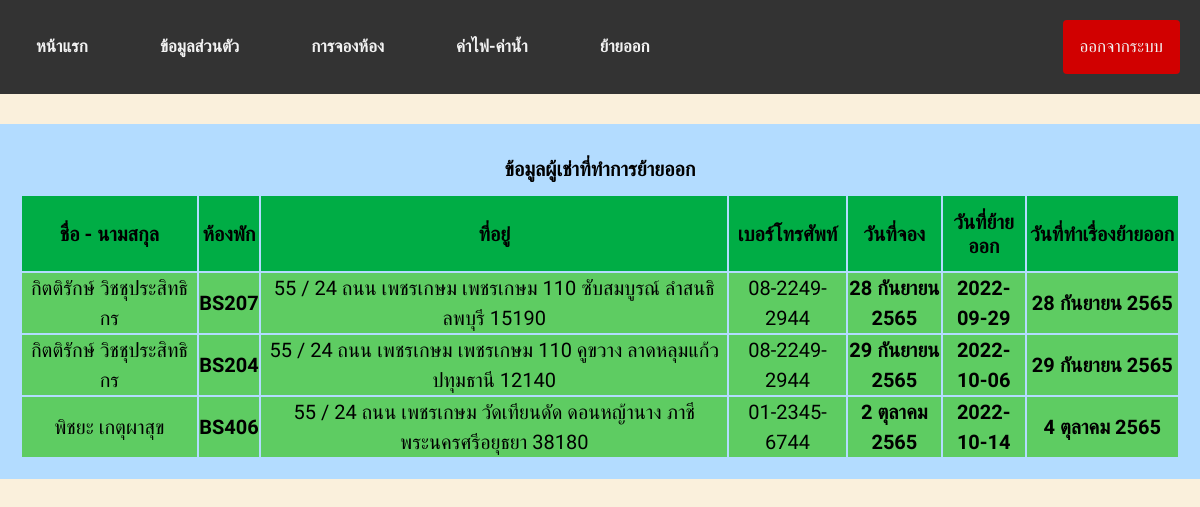
The app's page /info_user_outbydamin.php (signed in) with its own data.
### tables this page shows
CREATE TABLE `user_info` (
  `id` int(100) NOT NULL,
  `name` varchar(100) NOT NULL,
  `IDcard` varchar(100) NOT NULL,
  `address` varchar(300) NOT NULL,
  `email` varchar(100) NOT NULL,
  `password` varchar(100) NOT NULL,
  `TEL` varchar(100) NOT NULL,
  `Class` varchar(100) NOT NULL,
  `type` varchar(100) NOT NULL,
  `mdy` date NOT NULL,
  `reserve` varchar(100) NOT NULL,
  `mdy_out` date NOT NULL,
  `notify_out` varchar(100) NOT NULL
);

### info_user_outbydamin.php (the view, shortened to what this page needs)
<!DOCTYPE html>
<html lang="en">
<head>
    <link rel="stylesheet" href="https://cdnjs.cloudflare.com/ajax/libs/font-awesome/6.1.2/css/all.min.css" />
    <link rel="stylesheet" href="style.css">
	<link rel="stylesheet" href="https://use.fontawesome.com/releases/v5.4.1/css/all.css">
</head>
<?php
     include 'config.php';
     $id = $_SESSION['id'];
     $query = "select * from user_info where Class = 'Out'";
     $run = mysqli_query($conn,$query);
?>
<body>
<div class="topnav">
  <a href="Admin_info.php">หน้าแรก</a>
  <a href="infouser_admin.php">ข้อมูลส่วนตัว</a>
  <a href="room_type.php">การจองห้อง</a>
  <a href="cost_byadmin.php">ค่าไฟ-ค่าน้ำ</a>
  <a href="info_user_outbydamin.php">ย้ายออก</a>
  <a style="float:right" href="login.php?logout=<?php echo $id; ?>" onclick="return confirm('คุณต้องการออกจากระบบหรือไม่ ?');" class="btnbackid">ออกจากระบบ</a>
</div>
     <div class="contentEditbyadmin">
     <h1>ข้อมูลผู้เช่าที่ทำการย้ายออก</h1>
   <?php
			echo "<table  align='center' width='100%' border ='0'>";
			echo "<tr align='center' bgcolor='#00ad45'><td><h1>ชื่อ - นามสกุล</h1></td><td><h1>ห้องพัก</h1></td><td><h1>ที่อยู่</h1></td><td><h1>เบอร์โทรศัพท์</h1></td><td><h1>วันที่จอง</h1></td><td><h1>วันที่ย้ายออก</h1></td><td><h1>วันที่ทำเรื่องย้ายออก</h1></td></td>";
         if ($num = mysqli_num_rows($run)) {
              while ($result = mysqli_fetch_assoc($run)) {
                   echo "
                        <tr bgcolor='#5ecc62'>
                             <td style='font-size: 20px;' width='15%'><p>".$result['name']."</p></td>
                             <td style='font-size: 20px;' width='5%'><p><b>".$result['type']."</b></p></td>
                             <td style='font-size: 20px;' width='40%'><p>".$result['address']."</p></td>
                             <td style='font-size: 20px;' width='10%'><p>".$result['TEL']."</p></td>
                             <td style='font-size: 20px;' width='8%'><p><b>".$result['reserve']."</b></p></td>
                             <td style='font-size: 20px;' width='7%'><p><b>".$result['mdy_out']."</b></p></td>
                             <td style='font-size: 20px;' width='13%'><p><b>".$result['notify_out']."</b></p></td>
                        </tr>
                   ";
              }
         }
	?>
     </div>
</body>
</html>

### style.css (style rules this page uses)
* { box-sizing: border-box; }
html, body, h1, h2, h3, h4, h5, h6, p, li, ol, ul, pre { padding: 0; text-align: center; font-family: 'Prompt', sans-serif; }
html, body { min-height: 100%; scroll-behavior: smooth; }
body { background-color: #FAF0DC; font-family: 'Lato', sans-serif; font-size: 62.5%; padding: 0px; box-sizing: border-box; width: 100vw; overflow-x: hidden; position: relative; margin: 0; }
:root { --home-bg-color: #f2f3ee; --menu-bg-color: #cbcbc2; --silde-btn-border: #808080; --slide-btn-hoverbg: #f1fff1; --text-color: #616161; --border-color: #000000; --box-shadow-color: #b5b5ac; }
*, *::before, *::after { padding: 0; box-sizing: border-box; list-style: none; }
body, html { width: 100%; font-size: 10px; font-weight: normal; font-family: sans-serif; }
p { display: inline; font-size: 20px; line-height: 1.5em; font-family: 'IBM Plex Sans Thai', sans-serif; }
a { font-size: 4rem; line-height: 1.5em; word-spacing: 0.5em; font-family: PROMPT ; display:flow-root; font-weight: bold; }
a { text-decoration:none; color:rgb(255, 255, 255); font-weight:bold; margin: 20px; }
a::after { display: inline-block; font-family: fontello; padding: 5px; font-size: 1.6rem; transform: rotate(-90deg); }
:root { --blue:#3498db; --black:#333; --white:#fff; --border:2px solid var(--black); }
.btnbackid { font-family: fantasy; background-color: rgb(209, 0, 0); color: rgb(255, 255, 255); text-decoration: none; display: inline-block; padding: 13px 40px; margin-bottom: 0; font-size: 20px; font-weight: normal; line-height: 1.428571429; text-align: center; white-space: nowrap; vertical-align: middle; cursor: pointer; border: 1px solid transparent; border-radius: 4px; -webkit-user-select: none; -moz-user-select: none; -ms-user-select: none; -o-user-select: none; user-select: none; }
.contentEditbyadmin { background-color: #b3dcff; margin: 30px auto; padding: 20px; width: 100%; }
.topnav { overflow: hidden; background-color: #333; }
.topnav a { float: left; color: #f2f2f2; text-align: center; padding: 14px 16px; text-decoration: none; font-size: 17px; }

### records on screen
user_info: name "กิตติรักษ์ วิชชุประสิทธิกร", type "BS207", address "55 / 24 ถนน เพชรเกษม เพชรเกษม 110 ซับสมบูรณ์ ลำสนธิ ลพบุรี 15190", TEL "08-2249-2944", reserve "28 กันยายน 2565", mdy_out "2022-09-29", notify_out "28 กันยายน 2565"
user_info: name "กิตติรักษ์ วิชชุประสิทธิกร", type "BS204", address "55 / 24 ถนน เพชรเกษม เพชรเกษม 110 คูขวาง ลาดหลุมแก้ว ปทุมธานี 12140", TEL "08-2249-2944", reserve "29 กันยายน 2565", mdy_out "2022-10-06", notify_out "29 กันยายน 2565"
user_info: name "พิชยะ เกตุผาสุข", type "BS406", address "55 / 24 ถนน เพชรเกษม วัดเทียนดัด ดอนหญ้านาง ภาชี พระนครศรีอยุธยา 38180", TEL "01-2345-6744", reserve "2 ตุลาคม 2565", mdy_out "2022-10-14", notify_out "4 ตุลาคม 2565"
